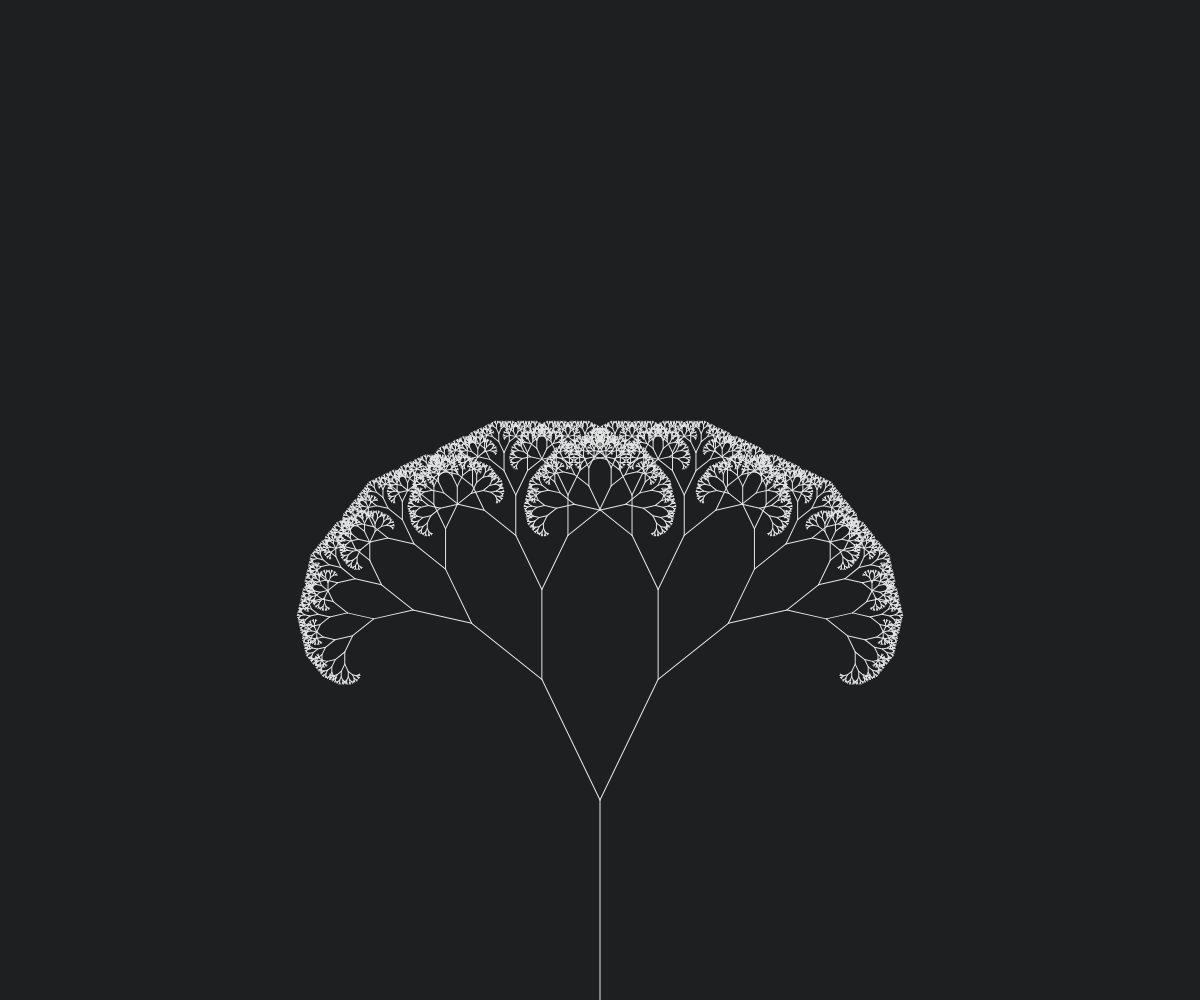
Frame 1 (no input)
Frame 60 (no input): identical to frame 1, image omitted
Frame 120 (the mouse pressed at the canvas centre since frame 60): identical to frame 1, image omitted

The p5.js sketch that drew this single still picture (run headless with seeded random() and noise() and a simulated clock; from frame 60 on, the mouse is pressed at the canvas centre):

// p5.js sketch
// ── sketch.js
function setup () {
  createCanvas(windowWidth, windowHeight)
}

function draw () {
  background('#1D1F21')
  stroke(230, 230, 230)
  const length = 200
  translate(windowWidth / 2, windowHeight)
  branch(length)
}

function branch (length) {
  const angle = PI / 7
  line(0, 0, 0, -length)
  translate(0, -length)
  if (length > 2) {
    push()
    rotate(angle)
    branch(length * 0.67)
    pop()
    push()
    rotate(-angle)
    branch(length * 0.67)
    pop()
  }
}
